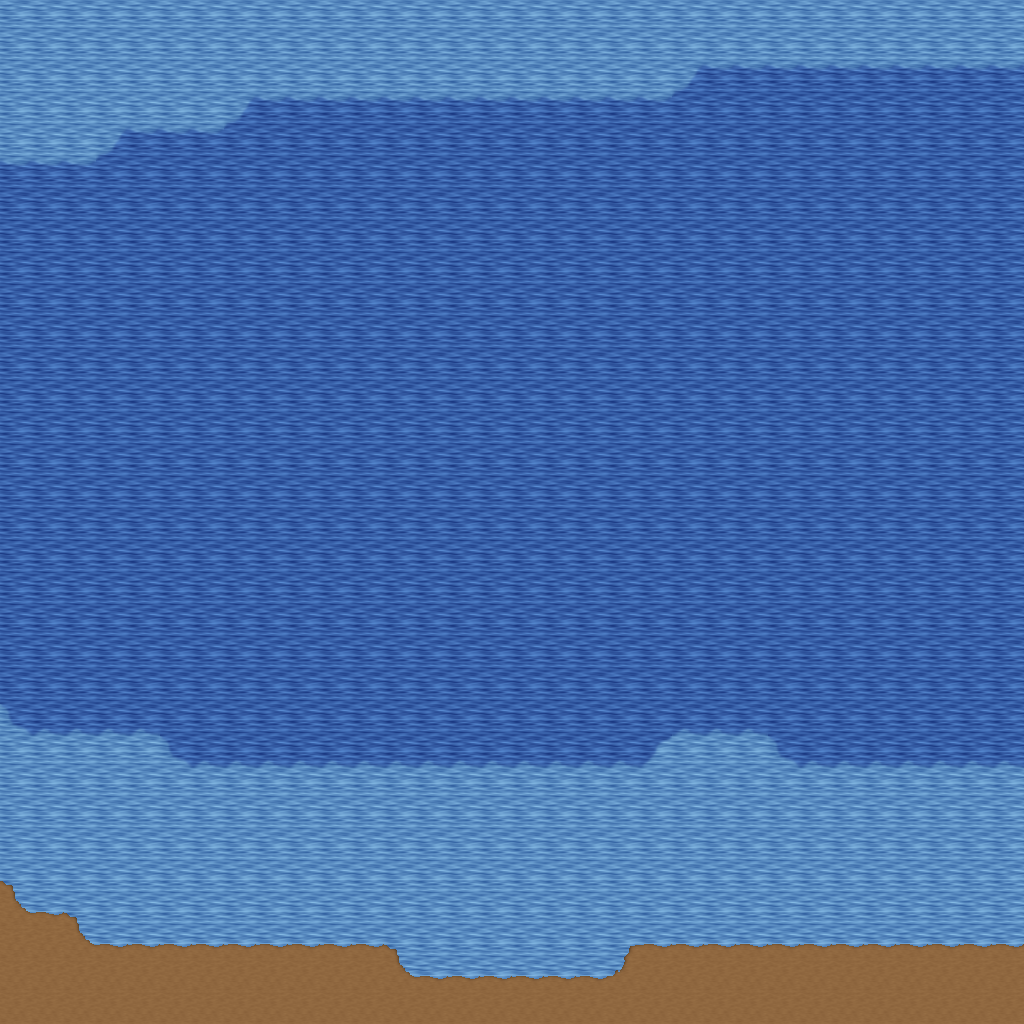

Rendered tile map (Tiled .tmx) drawn with the repository's tilesets; below, a short description and the map source with its tile grids summarised:
An orthogonal 32x32 tile map with 32x32 px tiles, 5 tile layers (Ground, Objects, Objects2, Above, ...), 1 hidden layer not drawn, 29 tilesets.

<map version="1.10" tiledversion="1.11.0" orientation="orthogonal" renderorder="right-down" width="32" height="32" tilewidth="32" tileheight="32" infinite="0" nextlayerid="11" nextobjectid="1">
 <tileset firstgid="1" name="logic_collision" tilewidth="32" tileheight="32" tilecount="1" columns="1">
  <image source="../drawable/logic_collision.png" width="32" height="32" />
 </tileset>
 <tileset firstgid="2" name="ground_ground" tilewidth="32" tileheight="32" tilecount="33" columns="3">
  <image source="../drawable/ground_ground.png" width="96" height="352" />
 </tileset>
 <tileset firstgid="35" name="building_castle" tilewidth="32" tileheight="32" tilecount="320" columns="20">
  <image source="../drawable/building_castle.png" width="640" height="512" />
 </tileset>
 <tileset firstgid="355" name="ground_grass_corners" tilewidth="32" tileheight="32" tilecount="24" columns="6">
  <image source="../drawable/ground_grass_corners.png" width="192" height="128" />
 </tileset>
 <tileset firstgid="379" name="ground_grass_edges" tilewidth="32" tileheight="32" tilecount="36" columns="12">
  <image source="../drawable/ground_grass_edges.png" width="384" height="96" />
 </tileset>
 <tileset firstgid="415" name="ground_water_pool" tilewidth="32" tileheight="32" tilecount="72" columns="3">
  <image source="../drawable/ground_water_pool.png" width="96" height="768" />
 </tileset>
 <tileset firstgid="487" name="ground_earth_edges" tilewidth="32" tileheight="32" tilecount="18" columns="6">
  <image source="../drawable/ground_earth_edges.png" width="192" height="96" />
 </tileset>
 <tileset firstgid="505" name="item_weapon_cannon" tilewidth="32" tileheight="32" tilecount="12" columns="3">
  <image source="../drawable/item_weapon_cannon.png" width="96" height="128" />
 </tileset>
 <tileset firstgid="517" name="item_pot_barrels_1" tilewidth="32" tileheight="32" tilecount="8" columns="4">
  <image source="../drawable/item_pot_barrels_1.png" width="128" height="64" />
 </tileset>
 <tileset firstgid="525" name="ground_cobbled_paving" tilewidth="32" tileheight="32" tilecount="1" columns="1">
  <image source="../drawable/ground_cobbled_paving.png" width="32" height="32" />
 </tileset>
 <tileset firstgid="526" name="ground_ridge_earth_pale" tilewidth="32" tileheight="32" tilecount="96" columns="12">
  <image source="../drawable/ground_ridge_earth_pale.png" width="384" height="256" />
 </tileset>
 <tileset firstgid="622" name="plant_bushes_and_trees" tilewidth="32" tileheight="32" tilecount="144" columns="16">
  <image source="../drawable/plant_bushes_and_trees.png" width="512" height="289" />
 </tileset>
 <tileset firstgid="766" name="plant_bush_leafy_2" tilewidth="32" tileheight="32" tilecount="12" columns="6">
  <image source="../drawable/plant_bush_leafy_2.png" width="192" height="64" />
 </tileset>
 <tileset firstgid="778" name="plant_bush_flowering" tilewidth="32" tileheight="32" tilecount="72" columns="8">
  <image source="../drawable/plant_bush_flowering.png" width="256" height="288" />
 </tileset>
 <tileset firstgid="850" name="plant_stump_small_stump" tilewidth="32" tileheight="32" tilecount="4" columns="2">
  <image source="../drawable/plant_stump_small_stump.png" width="64" height="64" />
 </tileset>
 <tileset firstgid="854" name="plant_tree_fall_trees" tilewidth="32" tileheight="32" tilecount="40" columns="8">
  <image source="../drawable/plant_tree_fall_trees.png" width="256" height="160" />
 </tileset>
 <tileset firstgid="894" name="logic_creature_animal" tilewidth="32" tileheight="32" tilecount="32" columns="8">
  <image source="../drawable/logic_creature_animal.png" width="256" height="128" />
 </tileset>
 <tileset firstgid="926" name="logic_creature_rodent" tilewidth="32" tileheight="32" tilecount="8" columns="8">
  <image source="../drawable/logic_creature_rodent.png" width="256" height="32" />
 </tileset>
 <tileset firstgid="934" name="plant_vine" tilewidth="32" tileheight="32" tilecount="3" columns="1">
  <image source="../drawable/plant_vine.png" width="32" height="96" />
 </tileset>
 <tileset firstgid="937" name="building_cottage" tilewidth="32" tileheight="32" tilecount="256" columns="16">
  <image source="../drawable/building_cottage.png" width="512" height="512" />
 </tileset>
 <tileset firstgid="1193" name="building_roof_thatched_roof" tilewidth="32" tileheight="32" tilecount="256" columns="16">
  <image source="../drawable/building_roof_thatched_roof.png" width="512" height="512" />
 </tileset>
 <tileset firstgid="1449" name="building_window_windows" tilewidth="32" tileheight="32" tilecount="256" columns="16">
  <image source="../drawable/building_window_windows.png" width="512" height="512" />
 </tileset>
 <tileset firstgid="1705" name="building_door_doors" tilewidth="32" tileheight="32" tilecount="256" columns="16">
  <image source="../drawable/building_door_doors.png" width="512" height="512" />
 </tileset>
 <tileset firstgid="1961" name="building_fence_fence_wooden" tilewidth="32" tileheight="32" tilecount="12" columns="3">
  <image source="../drawable/building_fence_fence_wooden.png" width="96" height="128" />
 </tileset>
 <tileset firstgid="1973" name="ground_ground_3" tilewidth="32" tileheight="32" tilecount="5" columns="5">
  <image source="../drawable/ground_ground_3.png" width="160" height="32" />
 </tileset>
 <tileset firstgid="1978" name="plant_tree_tree_darkgreen" tilewidth="32" tileheight="32" tilecount="88" columns="8">
  <image source="../drawable/plant_tree_tree_darkgreen.png" width="256" height="352" />
 </tileset>
 <tileset firstgid="2066" name="logic_portal" tilewidth="32" tileheight="32" tilecount="24" columns="8">
  <image source="../drawable/logic_portal.png" width="256" height="96" />
 </tileset>
 <tileset firstgid="2090" name="building_decoration_magician_banner" tilewidth="32" tileheight="32" tilecount="3" columns="3">
  <image source="../drawable/building_decoration_magician_banner.png" width="96" height="32" />
 </tileset>
 <tileset firstgid="2093" name="ground_ladder_vertical_dark" tilewidth="32" tileheight="32" tilecount="3" columns="3">
  <image source="../drawable/ground_ladder_vertical_dark.png" width="96" height="32" />
 </tileset>
 <layer id="1" name="Ground" width="32" height="32">
  <data>[1024 cells, 1024 non-empty, 8 distinct tile ids]</data>
 </layer>
 <layer id="2" name="Objects" width="32" height="32">
  <data>[1024 cells, 36 non-empty, 5 distinct tile ids]</data>
 </layer>
 <layer id="3" name="Objects2" width="32" height="32">
  <data>[1024 cells, 0 non-empty, 0 distinct tile ids]</data>
 </layer>
 <layer id="4" name="Above" width="32" height="32">
  <data>[1024 cells, 0 non-empty, 0 distinct tile ids]</data>
 </layer>
 <layer id="5" name="Above2" width="32" height="32">
  <data>[1024 cells, 0 non-empty, 0 distinct tile ids]</data>
 </layer>
 <layer id="6" name="Walkable" width="32" height="32" visible="0">
  <data>[1024 cells, 658 non-empty, 1 distinct tile ids]</data>
 </layer>
 <objectgroup id="7" name="Mapevents" />
 <objectgroup id="8" name="Spawn" />
 <objectgroup id="9" name="Keys" />
 <objectgroup id="10" name="Replace" />
</map>
